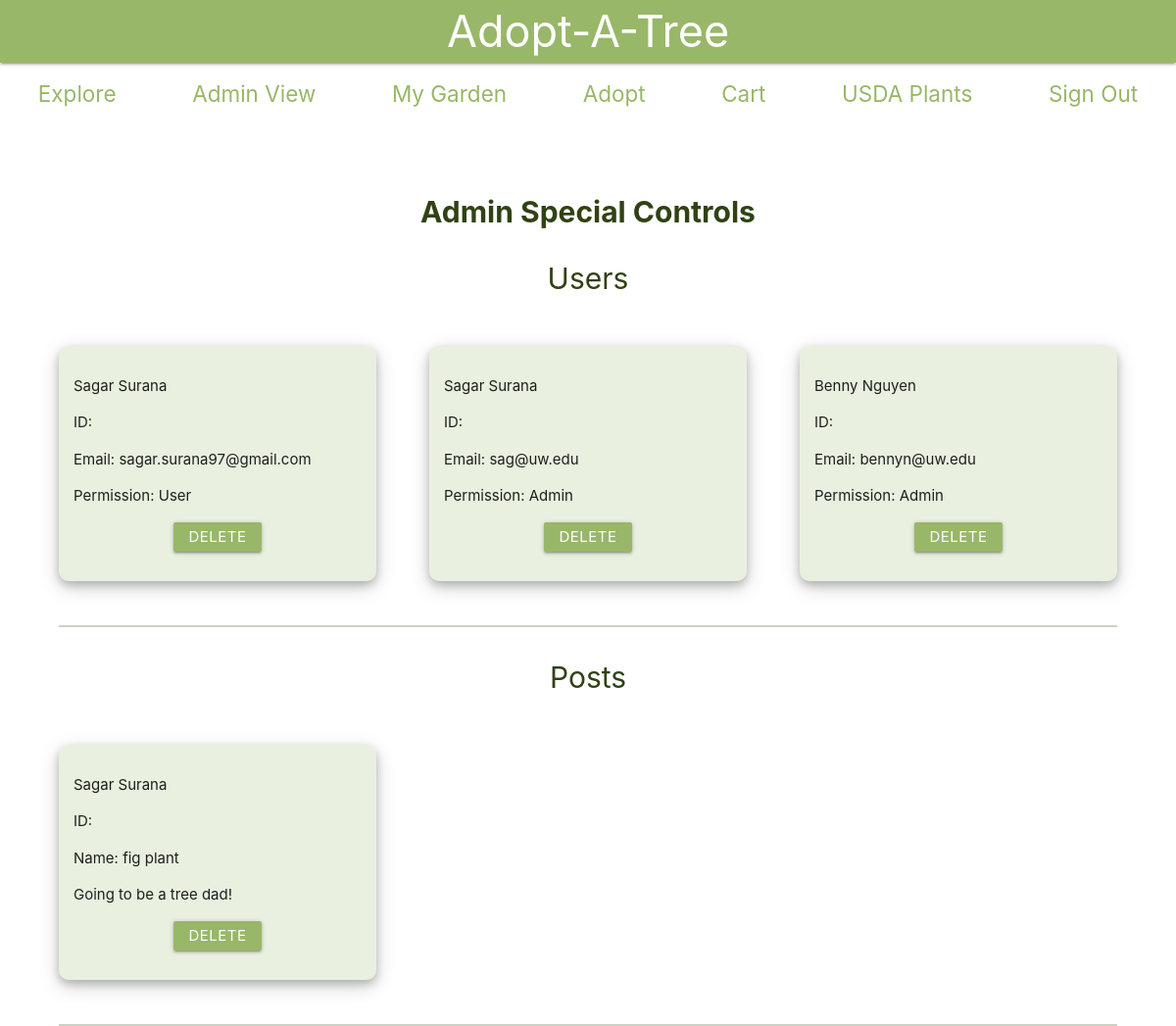
The app's page /auth/main/adminview (signed in) with its own data.
### main/models.py (models this page shows)
class Permissions(models.Model):
    user_id = models.ForeignKey(User, on_delete = models.CASCADE)
    ADMIN = "Admin"
    USER = "User"
    SELLER = "Seller"
    PERMISSION_TYPES = (
        (ADMIN, "Admin"),
        (USER, "User"),
        (SELLER, "Seller")
    )
    perm_type = models.CharField(
        max_length=9,
        choices= PERMISSION_TYPES,
        default = USER,
    )

class UserPosts(models.Model):
    tree_name = models.CharField(max_length=300, null=True)
    user_id = models.ForeignKey(User, null=True,  on_delete = models.CASCADE)
    description = models.CharField(max_length=1000)

### main/views.py (the view)
# urls.py: path('adminview', views.adminView, name="adminView"),
@csrf_exempt
def adminView(request):
    """ADMIN view, GET request for admins to see all users and posts"""
    if request.user.is_authenticated:
        curr_user_permission = Permissions.objects.filter(user_id=request.user).first()
        if curr_user_permission.perm_type == "Admin":
            if request.method == "GET":
                allUsers = []
                allPosts = []
                for user in User.objects.all():
                    permission = Permissions.objects.filter(user_id=user).first()
                    curr = {
                        "firstname": user.first_name, "lastname" : user.last_name,
                        "email" : user.email, "type" : permission.perm_type, "userid": user.id
                    }
                    allUsers.append(curr)
                for post in UserPosts.objects.all():
                    user = post.user_id
                    permission = Permissions.objects.filter(user_id=user).first()
                    description = post.description
                    user_obj = post.user_id
                    perm_type = permission.perm_type
                    tree_name = post.tree_name
                    curr = {
                        "firstname": user_obj.first_name, "lastname": user_obj.last_name,
                        "description": post.description, "treename": tree_name,
                        "postid" : post.id, "permtype" : perm_type
                    }
                    allPosts.append(curr)
                return render(request, "main/adminhome.html",
                    {"users":allUsers, "posts":allPosts}, status=200)
            else:
                return HttpResponse("Method not allowed.", status=405)
        else:
            return HttpResponse("You are not authorized to delete.", status=401)
    else:
        return HttpResponse("User unauthorized.", status=401)

### templates/main/adminhome.html (shortened to what this page needs)
{% load static from staticfiles %}
<link rel="stylesheet" href="https://cdnjs.cloudflare.com/ajax/libs/materialize/1.0.0/css/materialize.min.css">
<link rel="stylesheet" href="{% static 'admin.css' %}">
<nav>
    <div class="nav-wrapper">
        <a href="#!" class="brand-logo center">Adopt-A-Tree</a>
    </div>
</nav>
<div class="navbar">
    <ul id="nav-mobile">
        <li><a href="/explore">Explore</a></li>
        <li><a href="/adminview">Admin View</a></li>
        <li><a href="/profile">My Garden</a></li>
        <li><a href="/adopt">Adopt</a></li>
        <li><a href="/cart">Cart</a></li>
        <li><a href="/main/displayplants">USDA Plants</a></li>
        <li><a href="/auth/signout">Sign Out</a></li>
    </ul>
</div>
<h1>Admin Special Controls</h1>
<div id="container">
    <h2>Users</h2>
    <div class="list">
        {% for user in users %}
            <div class="userbox">
                <p>{{user.firstname}} {{user.lastname}}</p>
                <p>ID: {{user.id}}</p>
                <p>Email: {{user.email}}</p>
                <p>Permission: {{user.type}}</p>
                <form>
                    <button formaction="admindeleteuser/{{user.userid}}" class="btn-large delete">Delete</button>
                </form>
            </div>
        {% endfor %}
    </div>
    <h2>Posts</h2>
    <div class="list">
        {% for post in posts %}
            <div class="postbox">
                <p>{{post.firstname}} {{post.lastname}}</p>
                <p>ID: {{post.id}}</p>
                <p>Name: {{post.treename}}</p>
                <p>{{post.description}}</p>
                <form>
                    <button formaction="admindeletepost/{{post.postid}}" class="btn-large delete">Delete</button>
                </form>
            </div>
        {% endfor %}
    </div>
</div>

### assets/admin.css (style rules this page uses)
.nav-wrapper { background-color: #98B768; color: white; margin: auto; padding: 0; }
.nav-wrapper a { color: white; font-size: 3rem; }
.navbar { align-content: center; margin: auto; padding: 0; padding-bottom: 2rem; }
.navbar ul a { color: #98B768; font-size: 1.5rem; }
.navbar ul { display: flex; flex-direction: row; flex-wrap: wrap; margin: auto; padding: 0; align-content: center; text-align: center; align-items: center }
.navbar ul li { text-align: center; padding: 1rem; align-content: center; align-self: center; margin: auto; }
nav { background-color: #98B768; }
h1 { color: #304214; text-align: center; font-size: 2rem; font-weight: bold; }
h2 { color: #304214; font-size: 2rem; text-align: center; }
.btn-large { background-color: #98B768; font-size: 1rem; text-align: center; height: 2rem; width: 10rem; margin: auto; padding: 0; vertical-align: middle; line-height: 6px; align-content: center; align-self: center; display: block; }
.delete { width: 6rem; }
.list { padding-top: 2rem; margin: auto; align-content: center; display: flex; justify-content: space-between; flex-direction: row; flex-wrap: wrap; width: 90%; border-bottom: #3042143d 2px solid; }
.postbox, .userbox { background-color: rgba(151, 183, 104, 0.206); width: 30%; border-radius: 10px; box-shadow: 0 4px 8px 0 rgba(0, 0, 0, 0.2), 0 6px 20px 0 rgba(0, 0, 0, 0.19); margin-bottom: 3rem; padding: 1rem; }

### records on screen
Permissions: type "User"
Permissions: type "Admin"
Permissions: type "Admin"
UserPosts: treename "fig plant", description "Going to be a tree dad!"

### other values on screen
{{ user.firstname }} "Sagar" "Sagar" "Benny"
{{ user.lastname }} "Surana" "Surana" "Nguyen"
{{ user.email }} "sagar.surana97@gmail.com" "sag@uw.edu" "bennyn@uw.edu"
{{ post.firstname }} "Sagar"
{{ post.lastname }} "Surana"
